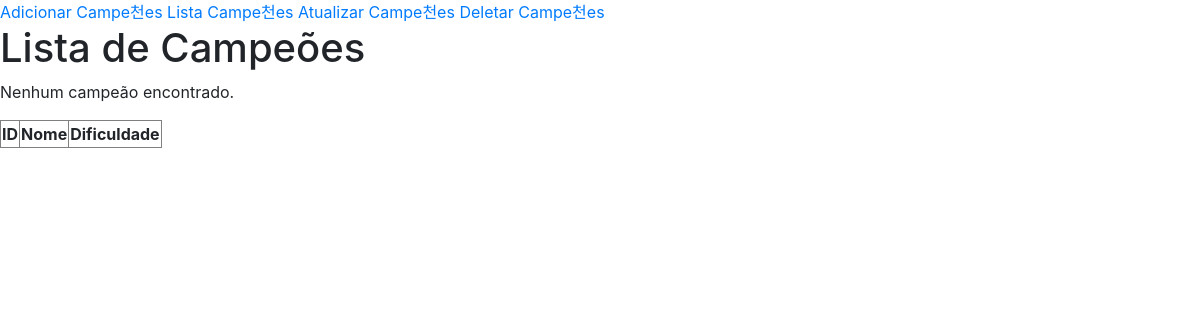
The app's page /ver-campeoes, older data.
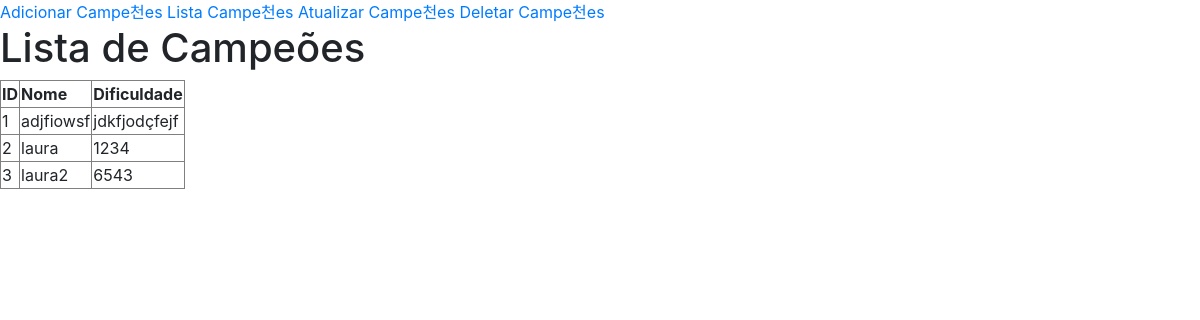
The same page, newer data.
### TrabalhoFinal/model/campeoes.py (models this page shows, shortened)
class Campeao(db.Model):
    __tablename__ = 'campeoes'
    id_campeao = db.Column(db.Integer, primary_key=True)
    nome = db.Column(db.String(100), nullable=False)
    dificuldade = db.Column( db.String(50), unique=True, nullable=False)

### TrabalhoFinal/controller/campeoes.py (the view)
@campeoesController.route('/ver-campeoes', methods=['GET'])
def ver_campeoes():
    campeoes = campeoes_repository.get_all_campeoes()
    return render_template('/campeao/get_all_campeao.html', campeoes=campeoes)

### TrabalhoFinal/DAO/campeoes.py (called while the page is built)
    @staticmethod
    def get_all_campeoes():
        return Campeao.query.all()

### TrabalhoFinal/repository/campeaoRepository.py (called while the page is built)
    def get_all_campeoes(self):
        print("passou pelo repository")
        return self.campeaoDAO.get_all_campeoes()#pega a função do DAO

### TrabalhoFinal/templates/campeao/get_all_campeao.html (shortened to what this page needs)
<!DOCTYPE html>
<html lang="pt-br">
<head>
    <link rel="stylesheet" href="{{url_for('static', filename='css/bootstrap.min.css')}}">
</head>
<body>
<header>
    <a href="/add_campeao">Adicionar Campe천es</a>
    <a href="/ver-campeoes">Lista Campe천es</a>
    <a href="/update_campeao">Atualizar Campe천es</a>
    <a href="/delete_campeao">Deletar Campe천es</a>
</header>
    <h1>Lista de Campeões</h1>
    <table border="1">
        <thead>
            <tr>
                <th>ID</th>
                <th>Nome</th>
                <th>Dificuldade</th>
            </tr>
        </thead>
        <tbody>
            {% for campeao in campeoes %}
            <tr>
                <td>{{ campeao.id_campeao }}</td>
                <td>{{ campeao.nome }}</td>
                <td>{{ campeao.dificuldade }}</td>
            </tr>
            {% endfor %}
            {% if not campeoes %}
            <p>Nenhum campeão encontrado.</p>
            {% endif %}
        </tbody>
    </table>
</body>
</html>

Row changes from the older to the newer data that the page shows:
added Campeao: id_campeao "1", nome "adjfiowsf", dificuldade "jdkfjodçfejf"
added Campeao: id_campeao "2", nome "laura", dificuldade "1234"
added Campeao: id_campeao "3", nome "laura2", dificuldade "6543"
Text that changed along with them:
text no longer shown: "Nenhum campeão encontrado."
